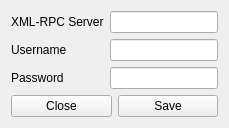
<?xml version="1.0" encoding="UTF-8"?>
<ui version="4.0">
 <class>formConfig</class>
 <widget class="QWidget" name="formConfig">
  <property name="windowModality">
   <enum>Qt::ApplicationModal</enum>
  </property>
  <property name="geometry">
   <rect>
    <x>0</x>
    <y>0</y>
    <width>362</width>
    <height>168</height>
   </rect>
  </property>
  <property name="sizePolicy">
   <sizepolicy hsizetype="Fixed" vsizetype="Fixed">
    <horstretch>0</horstretch>
    <verstretch>0</verstretch>
   </sizepolicy>
  </property>
  <property name="windowTitle">
   <string>Settings</string>
  </property>
  <layout class="QGridLayout" name="gridLayout">
   <property name="sizeConstraint">
    <enum>QLayout::SetFixedSize</enum>
   </property>
   <item row="0" column="0" colspan="2">
    <layout class="QHBoxLayout" name="horizontalLayout">
     <item>
      <layout class="QVBoxLayout" name="verticalLayout_2">
       <item>
        <widget class="QLabel" name="label">
         <property name="text">
          <string>XML-RPC Server</string>
         </property>
        </widget>
       </item>
       <item>
        <widget class="QLabel" name="label_2">
         <property name="text">
          <string>Username</string>
         </property>
        </widget>
       </item>
       <item>
        <widget class="QLabel" name="label_3">
         <property name="text">
          <string>Password</string>
         </property>
        </widget>
       </item>
      </layout>
     </item>
     <item>
      <layout class="QVBoxLayout" name="verticalLayout">
       <item>
        <widget class="QLineEdit" name="serverEdit"/>
       </item>
       <item>
        <widget class="QLineEdit" name="usernameEdit"/>
       </item>
       <item>
        <widget class="QLineEdit" name="passEdit">
         <property name="contextMenuPolicy">
          <enum>Qt::DefaultContextMenu</enum>
         </property>
         <property name="autoFillBackground">
          <bool>false</bool>
         </property>
         <property name="inputMask">
          <string/>
         </property>
         <property name="echoMode">
          <enum>QLineEdit::Password</enum>
         </property>
        </widget>
       </item>
      </layout>
     </item>
    </layout>
   </item>
   <item row="1" column="0">
    <widget class="QPushButton" name="btnClose">
     <property name="text">
      <string>Close</string>
     </property>
    </widget>
   </item>
   <item row="1" column="1">
    <widget class="QPushButton" name="btnSave">
     <property name="text">
      <string>Save</string>
     </property>
    </widget>
   </item>
  </layout>
 </widget>
 <resources/>
 <connections>
  <connection>
   <sender>btnClose</sender>
   <signal>clicked()</signal>
   <receiver>formConfig</receiver>
   <slot>close()</slot>
   <hints>
    <hint type="sourcelabel">
     <x>93</x>
     <y>145</y>
    </hint>
    <hint type="destinationlabel">
     <x>180</x>
     <y>83</y>
    </hint>
   </hints>
  </connection>
 </connections>
</ui>
